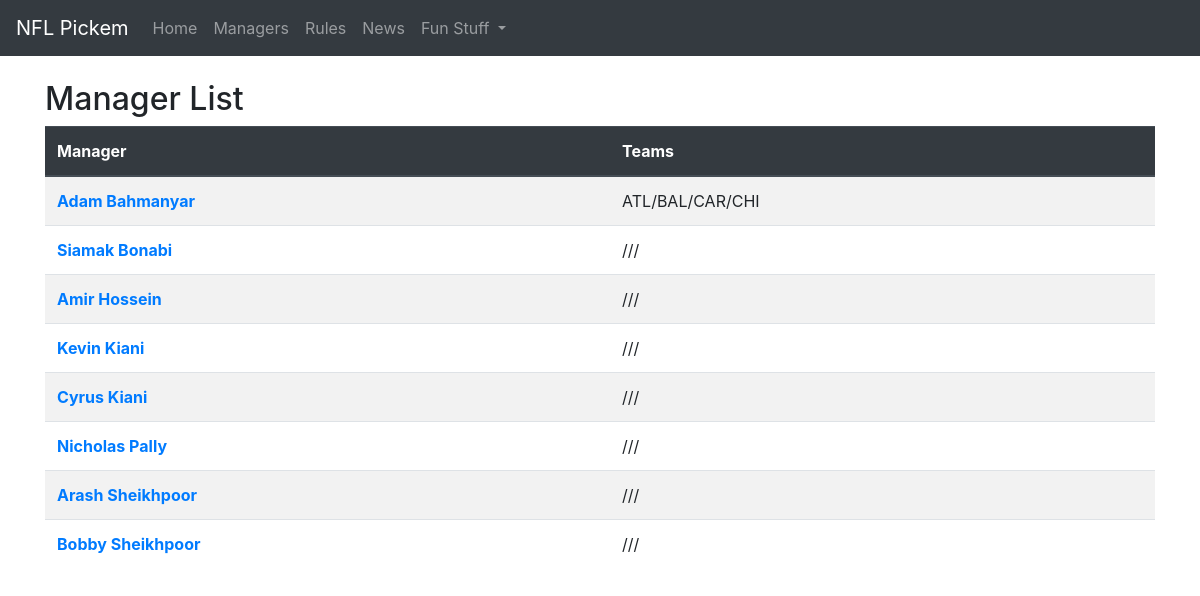
The page /teams/ on the database as committed earlier.
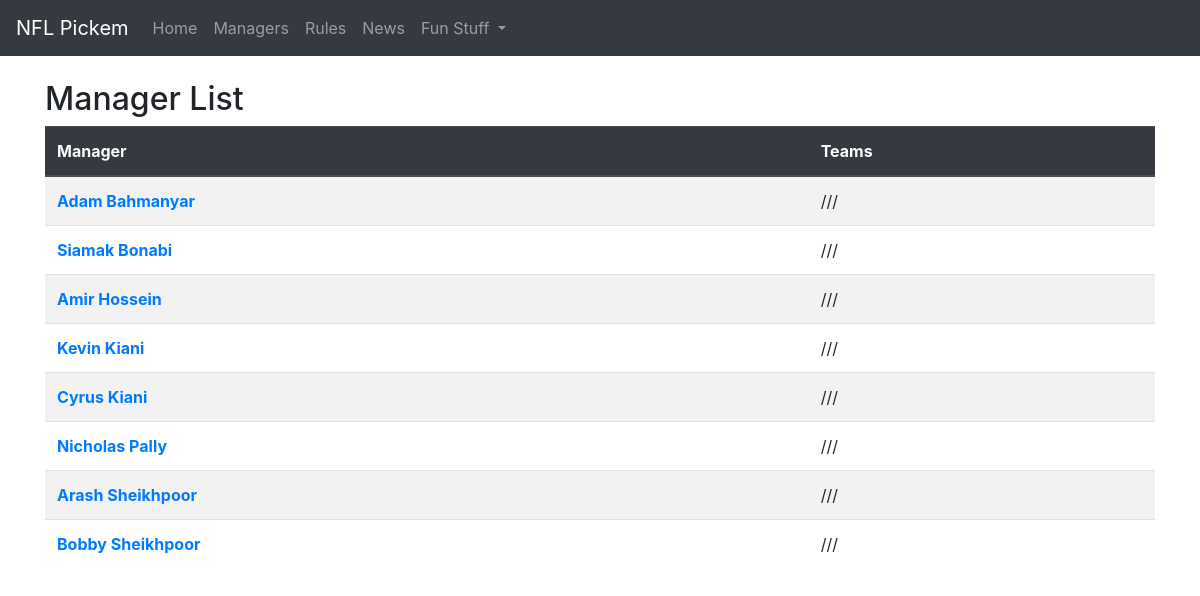
The same page on the database as committed later.
### teams/models.py (models this page shows, shortened)
class Team(models.Model):
    manager = models.OneToOneField(
        'Manager', on_delete=models.CASCADE)
    team1 = models.CharField(
        max_length=3, choices=TEAM_CHOICES, blank=True)
    team2 = models.CharField(
        max_length=3, choices=TEAM_CHOICES, blank=True)
    team3 = models.CharField(
        max_length=3, choices=TEAM_CHOICES, blank=True)
    team4 = models.CharField(
        max_length=3, choices=TEAM_CHOICES, blank=True)
    class Meta:
        ordering = ["manager__last_name"]

class Manager(models.Model):
    first_name = models.CharField(max_length=50)
    last_name = models.CharField(max_length=50)
    def get_name(self):
        return self.first_name + " " + self.last_name

### teams/views.py (the view)
# urls.py: path('teams/', TeamListView.as_view(), name='team-list'),
class TeamListView(ListView):
    model = Team
    template_name = 'team_list.html'

### templates/team_list.html (shortened to what this page needs)
{% extends 'base.html' %}
{% block content %}
    <h2>Manager List</h2>
    <table class="table table-striped">
        <thead class="thead-dark">
            <tr>
                <th scope="col">Manager</th>
                <th scope="col">Teams</th>
            </tr>
        </thead>
        <tbody>
          {% for team in object_list %}
            <tr>
            <th scope='row'><a href="{% url 'team-detail' team.pk %}">{{ team.manager.get_name }}</a></td>
            <td>{{ team.team1}}/{{ team.team2}}/{{ team.team3}}/{{ team.team4}}</td>
            </tr>
          {% endfor %}
        </tbody>
    </table>
{% endblock content %}

Rows that differ between the two databases and show on the page:
changed Team "Adam Bahmanyar": team1 "ATL" → (not shown); team2 "BAL" → (not shown); team3 "CAR" → (not shown); team4 "CHI" → (not shown)
